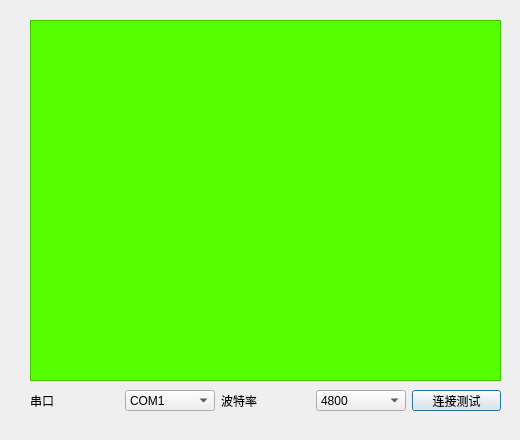
<?xml version="1.0" encoding="UTF-8"?>
<ui version="4.0">
 <class>Dialog</class>
 <widget class="QDialog" name="Dialog">
  <property name="geometry">
   <rect>
    <x>0</x>
    <y>0</y>
    <width>520</width>
    <height>440</height>
   </rect>
  </property>
  <property name="windowTitle">
   <string>Dialog</string>
  </property>
  <widget class="QWidget" name="horizontalLayoutWidget">
   <property name="geometry">
    <rect>
     <x>30</x>
     <y>390</y>
     <width>471</width>
     <height>21</height>
    </rect>
   </property>
   <layout class="QHBoxLayout" name="horizontalLayout">
    <item>
     <widget class="QLabel" name="label">
      <property name="text">
       <string>串口</string>
      </property>
     </widget>
    </item>
    <item>
     <widget class="QComboBox" name="CommName">
      <item>
       <property name="text">
        <string>COM1</string>
       </property>
      </item>
      <item>
       <property name="text">
        <string>COM2</string>
       </property>
      </item>
      <item>
       <property name="text">
        <string>COM3</string>
       </property>
      </item>
      <item>
       <property name="text">
        <string>COM4</string>
       </property>
      </item>
      <item>
       <property name="text">
        <string>COM5</string>
       </property>
      </item>
      <item>
       <property name="text">
        <string>COM6</string>
       </property>
      </item>
      <item>
       <property name="text">
        <string>COM7</string>
       </property>
      </item>
      <item>
       <property name="text">
        <string>COM8</string>
       </property>
      </item>
     </widget>
    </item>
    <item>
     <widget class="QLabel" name="label_2">
      <property name="text">
       <string>波特率</string>
      </property>
     </widget>
    </item>
    <item>
     <widget class="QComboBox" name="Baudrate">
      <item>
       <property name="text">
        <string>4800</string>
       </property>
      </item>
      <item>
       <property name="text">
        <string>9600</string>
       </property>
      </item>
      <item>
       <property name="text">
        <string>14400</string>
       </property>
      </item>
      <item>
       <property name="text">
        <string>19200</string>
       </property>
      </item>
      <item>
       <property name="text">
        <string>28800</string>
       </property>
      </item>
      <item>
       <property name="text">
        <string>38400</string>
       </property>
      </item>
      <item>
       <property name="text">
        <string>57600</string>
       </property>
      </item>
      <item>
       <property name="text">
        <string>115200</string>
       </property>
      </item>
     </widget>
    </item>
    <item>
     <widget class="QPushButton" name="connectTest">
      <property name="text">
       <string>连接测试</string>
      </property>
     </widget>
    </item>
   </layout>
  </widget>
  <widget class="QGraphicsView" name="graphicsView">
   <property name="geometry">
    <rect>
     <x>30</x>
     <y>20</y>
     <width>471</width>
     <height>361</height>
    </rect>
   </property>
   <property name="styleSheet">
    <string notr="true">background-color: rgb(85, 255, 0);</string>
   </property>
  </widget>
 </widget>
 <resources/>
 <connections/>
</ui>
